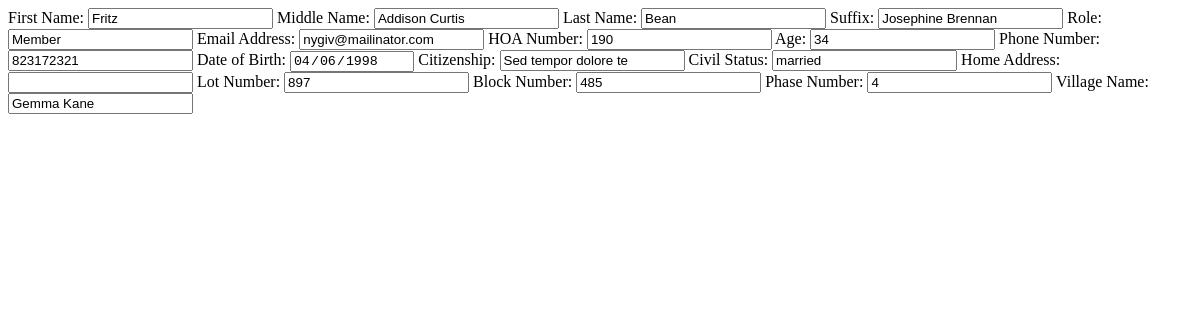
The app's page /Users/president/view-homeowner.php?user_id=20257123, older data.
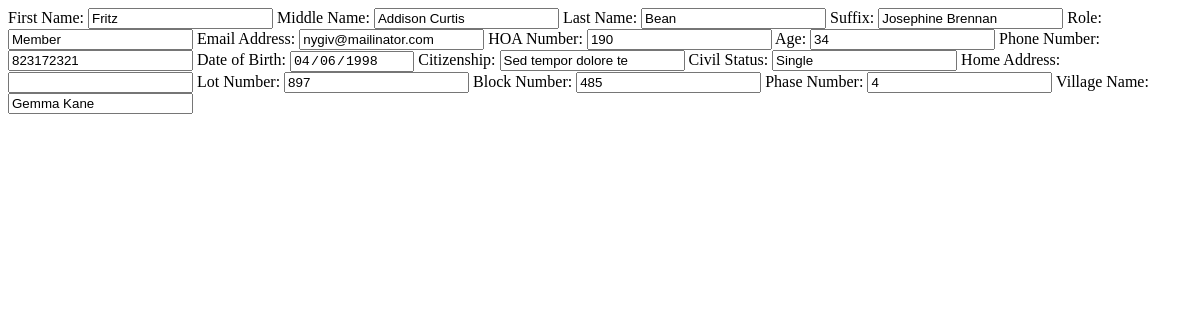
The same page, newer data.
### tables this page shows
CREATE TABLE `users` (
  `id` int(11) NOT NULL,
  `role_id` int(11) NOT NULL,
  `user_id` int(11) NOT NULL,
  `first_name` varchar(255) NOT NULL,
  `middle_name` varchar(255) NOT NULL,
  `last_name` varchar(255) NOT NULL,
  `suffix` varchar(50) NOT NULL,
  `email_address` varchar(100) NOT NULL,
  `hoa_number` int(11) DEFAULT NULL,
  `phone_number` varchar(100) NOT NULL,
  `age` int(11) NOT NULL,
  `date_of_birth` date NOT NULL,
  `citizenship` varchar(100) NOT NULL,
  `civil_status` varchar(100) NOT NULL,
  `account_status` int(11) NOT NULL,
  `home_address` varchar(255) DEFAULT NULL,
  `lot_number` int(11) NOT NULL,
  `block_number` int(11) NOT NULL,
  `phase_number` int(11) NOT NULL,
  `village_name` varchar(200) NOT NULL,
  `date_created` date NOT NULL,
  `date_updated` date NOT NULL
);

### Users/president/view-homeowner.php (the view, shortened to what this page needs)
<?php
include('../../connection/connection.php');
?>
<!DOCTYPE html>
<html lang="en">
<head>
</head>
<body>
    <?php
        if(isset($_GET['user_id'])){
            $user_id = $_GET['user_id'];
            $sql_fetch_user = "SELECT * FROM users WHERE user_id = '$user_id'";
            $run_sql_fetch_user = mysqli_query($conn, $sql_fetch_user);
            if(mysqli_num_rows($run_sql_fetch_user) > 0){
               foreach($run_sql_fetch_user as $row_user){
                ?>
                    <label for="">First Name:</label>
                    <input type="text" name="first_name" value="<?php echo $row_user['first_name']; ?>" readonly>
                    <label for="">Middle Name:</label>
                    <input type="text" name="middle_name" value="<?php echo $row_user['middle_name']; ?>" readonly>
                    <label for="">Last Name:</label>
                    <input type="text" name="last_name" value="<?php echo $row_user['last_name']; ?>" readonly>
                    <label for="">Suffix:</label>
                    <input type="text" name="name_suffix" value="<?php echo $row_user['suffix']; ?>" readonly>
                    <label for="">Role:</label>
                    <input type="text" name="role" value="<?php
                        if($row_user['role_id'] == 2){
                            echo 'Secretary';
                        }elseif($row_user['role_id'] == 3){
                            echo 'Admin';
                        }elseif($row_user['role_id'] == 4){
                            echo 'Treasurer';
                        }elseif($row_user['role_id'] == 5){
                            echo 'Audit';
                        }else{
                            echo 'Member';
                        }
                    ?>" readonly>
                    <label for="">Email Address:</label>
                    <input type="email" name="email" value="<?php echo $row_user['email_address']; ?>" readonly>
                    <label for="">HOA Number:</label>
                    <input type="text" name="hoa_number" value="<?php echo $row_user['hoa_number']; ?>" readonly>
                    <label for="">Age:</label>
                    <input type="number" name="age" value="<?php echo $row_user['age']; ?>" readonly>
                    <label for="">Phone Number:</label>
                    <input type="text" name="phone_number" value="<?php echo ltrim($row_user['phone_number'], '+639'); ?>" readonly>
                    <label for="">Date of Birth:</label>
                    <input type="date" name="date_of_birth" value="<?php echo $row_user['date_of_birth']; ?>" readonly>
                    <label for="">Citizenship:</label>
                    <input type="text" name="citizenship" value="<?php echo $row_user['citizenship']; ?>" readonly>
                    <label for="">Civil Status:</label>
                    <input type="text" name="civil_status" value="<?php echo $row_user['civil_status']; ?>" readonly>
                    <label for="">Home Address:</label>
                    <input type="text" name="home_address" value="<?php echo $row_user['home_address']; ?>" readonly>
                    <label for="">Lot Number:</label>
                    <input type="text" name="lot_number" value="<?php echo $row_user['lot_number']; ?>" readonly>
                    <label for="">Block Number:</label>
                    <input type="text" name="block_number" value="<?php echo $row_user  ['block_number']; ?>" readonly>
                    <label for="">Phase Number:</label>
                    <input type="text" name="phase_number" value="<?php echo $row_user  ['phase_number']; ?>" readonly>
                    <label for="">Village Name:</label>
                    <input type="text" name="village_name" value="<?php echo $row_user  ['village_name']; ?>" readonly>
                    <br>
                <?php
               }
            }else{
                echo "<p>No user found with the given ID.</p>";
            }
        }else{
            echo "<p>User ID not provided.</p>";
        }
    ?>
</body>
</html>

Row changes from the older to the newer data that the page shows:
changed users "Fritz": civil_status "married" → "Single"
